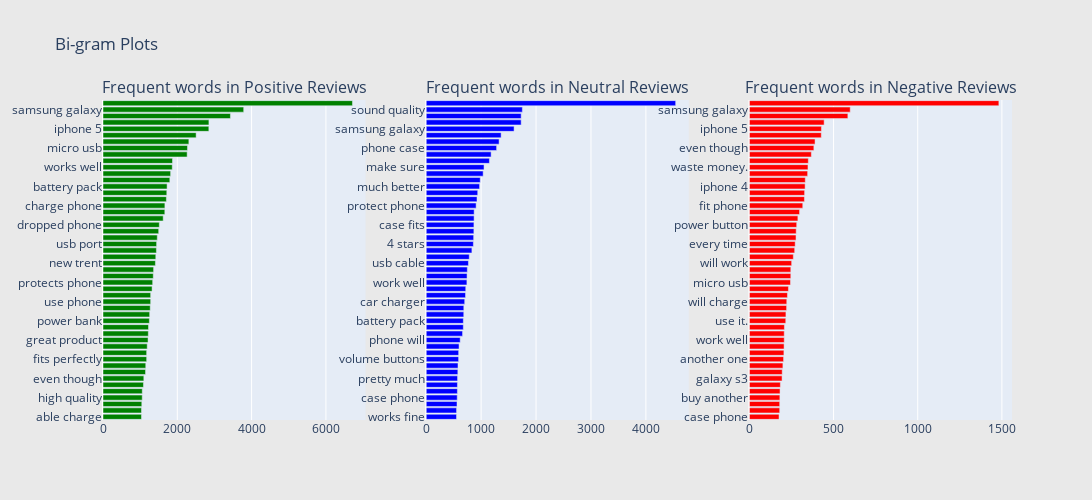

The code cell stored with this chart in its notebook:
### Code cell
# Creating two subplots
fig = tools.make_subplots(rows=1, cols=3, vertical_spacing=0.04,
                          subplot_titles=["Frequent words in Positive Reviews", 
                                          "Frequent words in Neutral Reviews",
                                          "Frequent words in Negative Reviews"])
fig.append_trace(plot1, 1, 1)
fig.append_trace(plot2, 1, 2)
fig.append_trace(plot3, 1, 3)
fig['layout'].update(height=500, width=1200, paper_bgcolor='rgb(233,233,233)', title="Bi-gram Plots")
py.iplot(fig, filename='word-plots')

### Figure 1 — Plotly figure (JSON) as saved in the notebook; plotly's stock layout.template omitted (floating-point values rounded to 4 significant figures)
{"data": [{"marker": {"color": "green"}, "orientation": "h", "showlegend": false, "type": "bar", "x": [1036, 1036, 1044, 1056, 1057, 1089, 1099, 1145, 1151, 1175, 1175, 1190, 1213, 1220, 1225, 1248, 1256, 1271, 1283, 1283, 1321, 1337, 1353, 1362, 1411, 1421, 1438, 1443, 1461, 1499, 1516, 1620, 1664, 1666, 1706, 1717, 1725, 1799, 1820, 1864, 1871, 2265, 2274, 2311, 2507, 2849, 2851, 3430, 3787, 6715], "xaxis": "x", "y": ["able charge", "another one", "usb ports", "high quality", "good quality", "protect phone", "even though", "wall charger", "galaxy s4", "fits perfectly", "note 2", "note 3", "great product", "recommend anyone", "external battery", "power bank", "galaxy s3", "iphone 4s", "use phone", "definitely recommend", "fits phone", "protects phone", "works great.", "screen protector.", "new trent", "easy put", "usb cable", "usb port", "much better", "case fits", "dropped phone", "iphone 4", "love it.", "charge phone", "sound quality", "make sure", "battery pack", "phone case", "car charger", "works well", "galaxy note", "cell phone", "micro usb", "battery life", "works great", "iphone 5", "screen protectors", "highly recommend", "samsung galaxy", "screen protector"], "yaxis": "y"}, {"marker": {"color": "blue"}, "orientation": "h", "showlegend": false, "type": "bar", "x": [552, 553, 561, 565, 568, 569, 571, 576, 579, 590, 591, 598, 619, 662, 676, 676, 684, 685, 701, 716, 720, 741, 744, 749, 769, 784, 832, 859, 864, 868, 869, 872, 873, 909, 925, 938, 972, 984, 1037, 1053, 1151, 1182, 1282, 1327, 1364, 1600, 1729, 1729, 1751, 4542], "xaxis": "x2", "y": ["works fine", "good case", "will charge", "case phone", "galaxy s3", "screen protector,", "pretty much", "belt clip", "fits phone", "volume buttons", "case iphone", "iphone 4s", "phone will", "will work", "dropped phone", "battery pack", "hard plastic", "bluetooth headset", "car charger", "case will", "galaxy note", "work well", "put phone", "usb port", "usb cable", "5 stars", "pretty good", "4 stars", "works great", "use phone", "case fits", "power button", "little bit", "protect phone", "even though", "screen protector.", "much better", "charge phone", "iphone 4", "make sure", "cell phone", "micro usb", "phone case", "works well", "screen protectors", "samsung galaxy", "battery life", "iphone 5", "sound quality", "screen protector"], "yaxis": "y2"}, {"marker": {"color": "red"}, "orientation": "h", "showlegend": false, "type": "bar", "x": [176, 180, 180, 181, 182, 184, 194, 195, 199, 203, 205, 206, 207, 207, 208, 216, 217, 221, 222, 226, 232, 244, 246, 246, 251, 261, 269, 272, 277, 278, 281, 288, 298, 317, 327, 328, 331, 332, 346, 348, 350, 368, 383, 390, 427, 428, 444, 585, 599, 1482], "xaxis": "x3", "y": ["case phone", "new one", "note 3", "buy another", "stopped working.", "car charger", "galaxy s3", "case will", "pretty much", "another one", "2 weeks", "case looks", "work well", "hard plastic", "belt clip", "use it.", "iphone 4s", "first one", "will charge", "use phone", "phone will", "micro usb", "make sure", "protect phone", "will work", "stopped working", "galaxy note", "every time", "first time", "case fit", "power button", "screen protector.", "pay for.", "fit phone", "put phone", "customer service", "iphone 4", "much better", "cell phone", "waste money.", "charge phone", "waste money", "even though", "battery life", "phone case", "iphone 5", "sound quality", "screen protectors", "samsung galaxy", "screen protector"], "yaxis": "y3"}], "layout": {"annotations": [{"font": {"size": 16}, "showarrow": false, "text": "Frequent words in Positive Reviews", "x": 0.1444, "xanchor": "center", "xref": "paper", "y": 1, "yanchor": "bottom", "yref": "paper"}, {"font": {"size": 16}, "showarrow": false, "text": "Frequent words in Neutral Reviews", "x": 0.5, "xanchor": "center", "xref": "paper", "y": 1, "yanchor": "bottom", "yref": "paper"}, {"font": {"size": 16}, "showarrow": false, "text": "Frequent words in Negative Reviews", "x": 0.8556, "xanchor": "center", "xref": "paper", "y": 1, "yanchor": "bottom", "yref": "paper"}], "height": 500, "paper_bgcolor": "rgb(233,233,233)", "title": {"text": "Bi-gram Plots"}, "width": 1200, "xaxis": {"anchor": "y", "domain": [0, 0.2889]}, "xaxis2": {"anchor": "y2", "domain": [0.3556, 0.6444]}, "xaxis3": {"anchor": "y3", "domain": [0.7111, 1]}, "yaxis": {"anchor": "x", "domain": [0, 1]}, "yaxis2": {"anchor": "x2", "domain": [0, 1]}, "yaxis3": {"anchor": "x3", "domain": [0, 1]}}}
